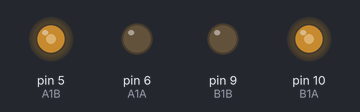
A sketch run on a simulated Arduino Uno, built with avr-gcc and run on an emulated ATmega328P. Parts: output pins drawn as LEDs (lit = HIGH).

Above: at 0.05 s.
At 1.6 s:
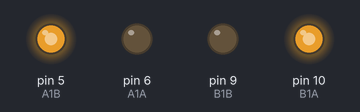
At 3.65 s:
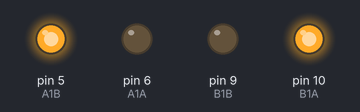
At 7.2 s:
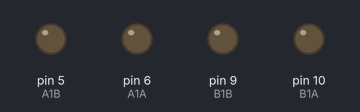
Timing chart, 0 to 9.4 s (numbered marks = the images above):
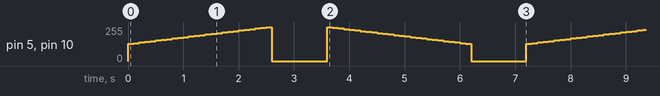

Measured:
- by itself, pin 5 (A1B), pin 10 (B1A): moves between 0/255 and 255/255, repeating every 7.2 s

The sketch:

3.speed_up.ino
```cpp
const int A1B = 5;
const int A1A = 6;
const int B1B = 9;
const int B1A = 10;

void setup() {
  pinMode(A1B, OUTPUT);
  pinMode(A1A, OUTPUT);
  pinMode(B1B, OUTPUT);
  pinMode(B1A, OUTPUT);
}

void loop() {
  for (int speed = 130; speed <= 255; speed += 5) {
    moveForward(speed);
    delay(100);
  }
  stop();
  delay(1000);
  for (int speed = 255; speed >= 130; speed -= 5) {
    moveForward(speed);
    delay(100);
  }
  stop();
  delay(1000);
}

void moveForward(int speed) {
  analogWrite(A1B, speed);
  analogWrite(A1A, 0);
  analogWrite(B1B, 0);
  analogWrite(B1A, speed);
}

void stop() {
  analogWrite(A1B, 0);
  analogWrite(A1A, 0);
  analogWrite(B1B, 0);
  analogWrite(B1A, 0);
}
```
